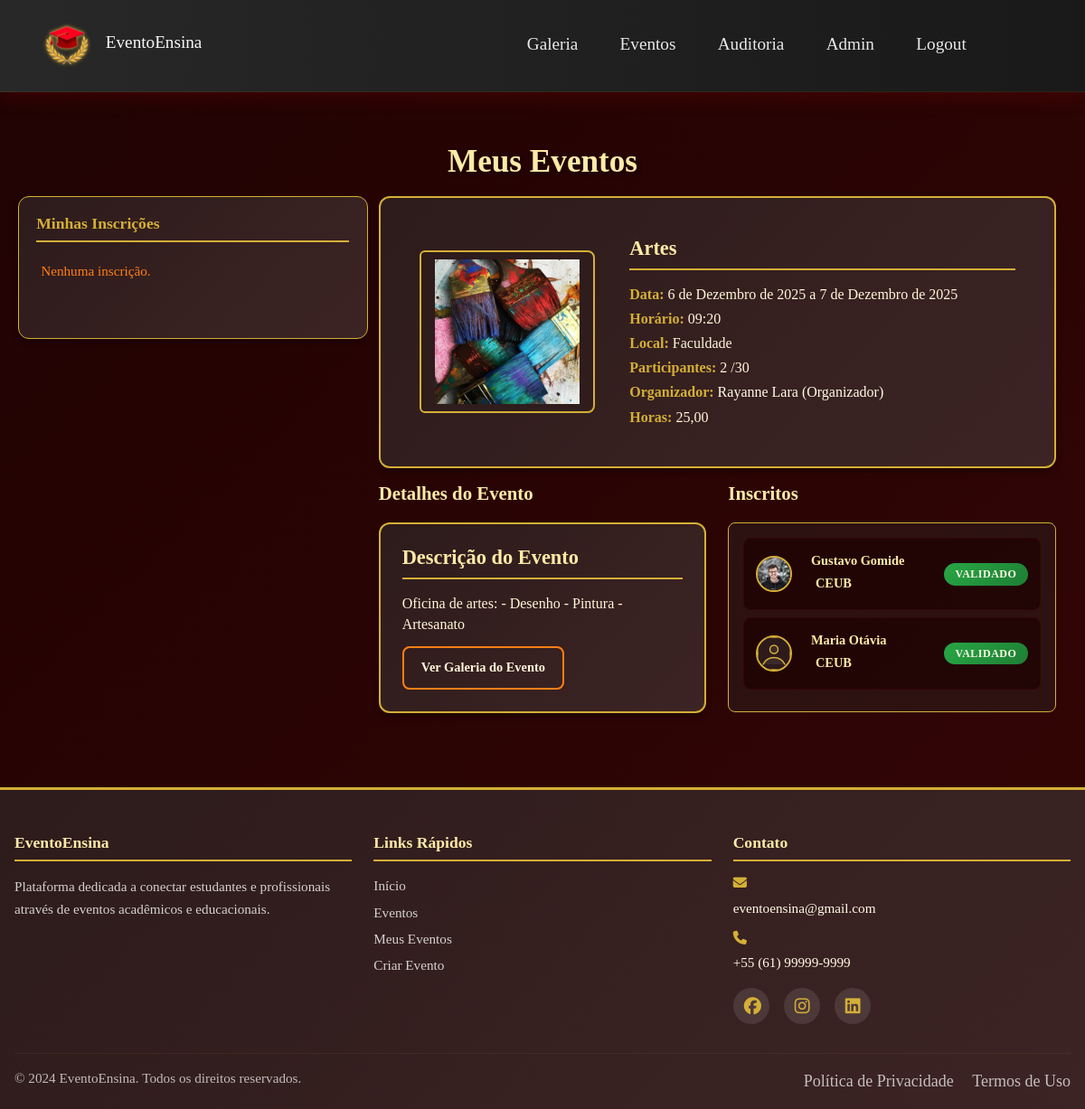
Page /eventos/meus/?evento=32 (signed in) on the committed database.
### eventos/models.py (models this page shows, shortened)
class Evento(models.Model):
    MODALIDADES = [
        ('online', 'Online'),
        ('presencial', 'Presencial'),
        ('hibrido', 'Híbrido'),
    ]
    titulo = models.CharField(max_length=200)
    tipo = models.ForeignKey(TipoEvento, on_delete=models.CASCADE)
    modalidade = models.CharField(max_length=10, choices=MODALIDADES)
    data_inicio = models.DateField()
    data_fim = models.DateField()
    horario = models.TimeField()
    local = models.CharField(max_length=200, blank=True, null=True)
    link = models.URLField(blank=True, null=True)
    quantidade_participantes = models.PositiveIntegerField(null=True, blank=True)
    sem_limites = models.BooleanField(default=False)
    organizador = models.CharField(max_length=200, null=True, blank=True)
    criador = dj_models.ForeignKey(
        'usuarios.Usuario',
        on_delete=dj_models.SET_NULL,
        null=True,
        blank=True,
        related_name='eventos_criados'
    )
    def evento_thumb_upload_to(instance, filename):
        """
        Define o caminho da imagem principal (thumb) do evento.
        Sempre substitui a anterior com nome fixo 'thumb.ext'.
        """
        date_str = instance.data_inicio.strftime('%Y_%m_%d') if instance.data_inicio else 'sem_data'
        slug = slugify(instance.titulo)
        ext = os.path.splitext(filename)[1]
        return f'eventos/{date_str}_{slug}/thumb{ext}'
    thumb = models.ImageField(upload_to=evento_thumb_upload_to, blank=True, null=True)
    descricao = models.TextField(blank=True, null=True)
    horas = models.DecimalField(max_digits=5, decimal_places=2, null=True, blank=True)
    gallery_slug = models.CharField(max_length=255, blank=True, null=True)
    finalizado = models.BooleanField(default=False)

class InscricaoEvento(models.Model):
    evento = models.ForeignKey(Evento, on_delete=models.CASCADE)
    inscrito = dj_models.ForeignKey('usuarios.Usuario', on_delete=dj_models.CASCADE)
    is_validated = models.BooleanField(default=False)
    data_inscricao = models.DateTimeField(auto_now_add=True)

### usuarios/models.py (models this page shows, shortened)
class Usuario(models.Model):
    nome = models.CharField(max_length=150)
    telefone = models.CharField(max_length=32, blank=True, null=True)
    instituicao = models.ForeignKey(Instituicao, on_delete=models.SET_NULL, null=True, blank=True)
    tipo = models.ForeignKey(TipoUsuario, on_delete=models.CASCADE)
    nome_usuario = models.CharField(max_length=50, unique=True)
    email = models.EmailField(blank=True, null=True)
    senha = models.CharField(max_length=128, blank=True, null=True)
    user = models.OneToOneField(settings.AUTH_USER_MODEL, on_delete=models.SET_NULL, null=True, blank=True, related_name='profile')
    base_dir = models.CharField(max_length=255, blank=True, null=True)
    def __str__(self):
        return f"{self.nome} ({self.tipo.tipo})"

class TipoUsuario(models.Model):
    tipo = models.CharField(max_length=50, unique=True)

class Perfil(models.Model):
    usuario = models.OneToOneField(Usuario, on_delete=models.CASCADE)
    foto = models.ImageField(upload_to=user_directory_path, blank=True, null=True)
    biografia = models.TextField(blank=True, null=True)
    mostrar_email = models.BooleanField(default=False)
    mostrar_telefone = models.BooleanField(default=False)

class Instituicao(models.Model):
    nome = models.CharField(max_length=150)
    cidade = models.CharField(max_length=100, blank=True, null=True)
    estado = models.CharField(max_length=50, blank=True, null=True)
    pais = models.CharField(max_length=50, default='Brasil')
    email = models.EmailField(blank=True, null=True)
    telefone = models.CharField(max_length=25, blank=True, null=True)

### eventos/views.py (the view, shortened to what this page needs)
# urls.py: path('meus/', views.meus_eventos, name='meus_eventos'),
@login_required
def meus_eventos(request):
    usuario = get_current_usuario(request)  # pega usuário completo
    if not usuario:
        messages.error(request, "Usuário não encontrado.")
        return redirect('main')
    is_organizador = usuario.tipo.tipo in ['Professor', 'Organizador', 'Funcionario'] if usuario.tipo else False
    eventos = []
    inscricoes = []
    evento_selecionado = None
    form = None
    inscritos = None
    usuario_inscrito_no_evento = None
    inscricoes = usuario.inscricaoevento_set.select_related('evento').order_by('-data_inscricao')
    evento_id = request.GET.get('evento')
    if evento_id:
        try:
            evento_selecionado = Evento.objects.get(pk=int(evento_id))
            inscritos = evento_selecionado.inscricaoevento_set.select_related('inscrito', 'evento')
            usuario_inscrito_no_evento = inscricoes.filter(evento__id=evento_selecionado.id).first()
        except Evento.DoesNotExist:
            evento_selecionado = None
    return render(request, 'eventos/meus_eventos.html', {
        'inscricoes': inscricoes,
        'evento_selecionado': evento_selecionado,
        'inscritos': inscritos,
        'usuario': usuario,
        'nav_items': nav_items,
        'is_organizador': False,
        'usuario_inscrito_no_evento': usuario_inscrito_no_evento,
        'form': None
    })

### eventos/templates/eventos/meus_eventos.html (shortened to what this page needs)
{% extends 'base/base.html' %}
{% load static %}
{% block extra_css %}
<link rel="stylesheet" href="{% static 'css/meus_eventos.css' %}">
{% endblock %}
{% block content %}
<div class="container mt-4">
    <h1 class="mb-3">Meus Eventos</h1>
    <div class="row">
        <div class="col-12 col-md-4 mb-4">
            <h5>Minhas Inscrições</h5>
            <div class="list-group">
                {% if inscricoes %}
                {% for ins in inscricoes %}
                <a href="?evento={{ ins.evento.id }}"
                   class="list-group-item list-group-item-action {% if evento_selecionado and evento_selecionado.id == ins.evento.id %}active{% endif %}">
                    <div class="d-flex align-items-center">
                        {% if ins.evento.thumb %}
                        <img src="{{ ins.evento.thumb.url }}" alt="{{ ins.evento.titulo }}" class="me-2" style="width:50px;height:50px;">
                        {% else %}
                        <img src="{% static 'favicon.png' %}" alt="placeholder" class="me-2" style="width:50px;height:50px;">
                        {% endif %}
                        <div class="flex-grow-1">
                            <div class="d-flex justify-content-between">
                                <h6 class="mb-1">{{ ins.evento.titulo }}</h6>
                                <small class="text-muted">{{ ins.evento.data_inicio }}</small>
                            </div>
                            <p class="mb-0 small">{{ ins.evento.local|default:"Online" }}</p>
                        </div>
                    </div>
                </a>
                {% endfor %}
                {% else %}
                <p class="text-muted">Nenhuma inscrição.</p>
                {% endif %}
            </div>
        </div>
        <div class="col-12 col-md-8">
            {% if evento_selecionado %}
            <div class="card mb-3">
                <div class="row g-0">
                    <div class="col-12 col-sm-4">
                        {% if evento_selecionado.thumb %}
                        <img src="{{ evento_selecionado.thumb.url }}" class="img-fluid rounded-start" alt="{{ evento_selecionado.titulo }}">
                        {% else %}
                        <img src="{% static 'favicon.png' %}" class="img-fluid rounded-start" alt="placeholder">
                        {% endif %}
                    </div>
                    <div class="col-12 col-sm-8">
                        <div class="card-body">
                            <h5 class="card-title">{{ evento_selecionado.titulo }}</h5>
                            <p class="card-text"><strong>Data:</strong> {{ evento_selecionado.data_inicio }}{% if evento_selecionado.data_fim %} a {{ evento_selecionado.data_fim }}{% endif %}</p>
                            <p class="card-text"><strong>Horário:</strong> {{ evento_selecionado.horario }}</p>
                            <p class="card-text"><strong>Local:</strong> {{ evento_selecionado.local }}</p>
                            <p class="card-text">
                                <strong>Participantes:</strong>
                                {{ evento_selecionado.inscricaoevento_set.count }}
                                {% if not evento_selecionado.sem_limites and evento_selecionado.quantidade_participantes %}
                                /{{ evento_selecionado.quantidade_participantes }}
                                {% endif %}
                            </p>
                            <p class="card-text"><strong>Organizador:</strong> <a href="{% url 'perfil_publico' evento_selecionado.organizador %}" target="_blank">{{ evento_selecionado.criador }}</a></p>
                            <p class="card-text"><strong>Horas:</strong> {{ evento_selecionado.horas }}</p>
                        </div>
                    </div>
                </div>
            </div>
            <div class="row">
                <div class="col-12 col-md-6 mb-3">
                    {% if is_organizador and evento_selecionado.criador == usuario %}
                    <h4>Editar Evento</h4>
                    {% if form %}
                    <form method="post" enctype="multipart/form-data" class="form-evento">
                    {% csrf_token %}
                    <input type="hidden" name="edited_evento" value="{{ evento_selecionado.id }}">
                    <div class="form-group">
                        <label for="{{ form.titulo.id_for_label }}">Título do evento</label>
                        {{ form.titulo }}
                    </div>
                    <div class="form-group">
                        <label for="{{ form.tipo.id_for_label }}">Tipo de evento</label>
                        {{ form.tipo }}
                    </div>
                    <div class="form-group">
                        <label for="{{ form.modalidade.id_for_label }}">Modalidade</label>
                        {{ form.modalidade }}
                    </div>
                    <div class="form-row">
                        <div class="form-group">
                        <label for="{{ form.data_inicio.id_for_label }}">Data de início</label>
                        {{ form.data_inicio }}
                        </div>
                        <div class="form-group">
                        <label for="{{ form.data_fim.id_for_label }}">Data de término</label>
                        {{ form.data_fim }}
                        </div>
                        <div class="form-group">
                        <label for="{{ form.horario.id_for_label }}">Horário</label>
                        {{ form.horario }}
                        </div>
                    </div>
                    <div class="form-row">
                        <div class="form-group">
                        <label for="{{ form.local.id_for_label }}">Local</label>
                        {{ form.local }}
                        </div>
                        <div class="form-group">
                        <label for="{{ form.link.id_for_label }}">Link (caso online)</label>
                        {{ form.link }}
                        </div>
                    </div>
                    <div class="form-row">
                        <div class="form-group">
                        <label for="{{ form.quantidade_participantes.id_for_label }}">Qtd. de Participantes</label>
                        {{ form.quantidade_participantes }}
                        </div>
                        <div class="form-check">
                        <label for="{{ form.sem_limites.id_for_label }}">Sem limites de participantes</label>
                        {{ form.sem_limites }}
                        </div>
                        <div class="form-group">
                        <label for="{{ form.horas.id_for_label }}">Horas complementares</label>
                        {{ form.horas }}
                        </div>
                    </div>
                    <div class="form-group">
                        <label for="{{ form.descricao.id_for_label }}">Descrição</label>
                        {{ form.descricao }}
                    </div>
                    <div class="form-group thumb-field">
                        <label for="{{ form.thumb.id_for_label }}">Imagem do evento</label>
                        {{ form.thumb }}
                    </div>
                    <div class="form-actions">
                        <button type="submit" class="btn-submit">Salvar</button>
                    </div>
                    </form>
                    {% else %}
                    <p class="text-muted">Não é possível editar este evento.</p>
                    {% endif %}
                    {% else %}
                    <h4>Detalhes do Evento</h4>
                    <div class="card mt-3">
                        <div class="card-body">
                            <h5 class="card-title">Descrição do Evento</h5>
                            <p class="card-text">{{ evento_selecionado.descricao|default:"Nenhuma descrição disponível." }}</p>
                            <a href="{% url 'galeria_evento' evento_selecionado.id %}" class="btn btn-outline-gold mt-2">Ver Galeria do Evento</a>
                        </div>
                    </div>
                    {% endif %}
                </div>
                <div class="col-12 col-md-6">
                    <h4>Inscritos</h4>
                    {% if inscritos %}
                    <ul class="list-unstyled">
                        {% for ins in inscritos %}
                        <li class="d-flex align-items-center mb-2">
                            {% if ins.inscrito.perfil.foto %}
                            <img src="{{ ins.inscrito.perfil.foto.url }}" class="me-2" style="width:40px;height:40px;">
                            {% else %}
                            <img src="{% static 'images/unknown.svg' %}" class="me-2" style="width:40px;height:40px;">
                            {% endif %}
                            <div class="flex-grow-1">
                                <a href="{% url 'perfil_publico' ins.inscrito.nome_usuario %}" target="_blank">{{ ins.inscrito.nome }}</a>
                                <div class="small text-muted">
                                    {% if ins.inscrito.instituicao %}
                                    <a href="{% url 'instituicao_publica' ins.inscrito.instituicao.id %}" target="_blank">{{ ins.inscrito.instituicao.nome }}</a>
                                    {% else %}-{% endif %}
                                </div>
                            </div>
                            <div>
                                {% if ins.is_validated %}
                                <span class="badge bg-success">Validado</span>
                                {% else %}
                                <span class="badge bg-secondary">Pendente</span>
                                {% endif %}
                            </div>
                        </li>
                        {% endfor %}
                    </ul>
                    {% else %}
                    <p class="text-muted">Nenhum inscrito ainda.</p>
                    {% endif %}
                </div>
            </div>
            {% else %}
            <p class="text-muted">Selecione um evento na lista à esquerda para ver detalhes.</p>
            {% endif %}
        </div>
    </div>
</div>
{% endblock %}

### rows in the picture
Evento: thumb (picture), titulo "Artes", data_inicio "6 de Dezembro de 2025", data_fim "7 de Dezembro de 2025", horario "09:20", local "Faculdade", inscricaoevento_set.count "2", quantidade_participantes "30", criador "Rayanne Lara (Organizador)", horas "25,00", descricao "Oficina de artes: - Desenho - Pintura - Artesanato"
InscricaoEvento: inscrito.perfil.foto (picture), inscrito.nome "Gustavo Gomide", inscrito.instituicao.nome "CEUB", is_validated "VALIDADO"
InscricaoEvento: inscrito.nome "Maria Otávia", inscrito.instituicao.nome "CEUB", is_validated "VALIDADO"

### other values in the picture
{{ item.label }} "Galeria" "Eventos" "Auditoria" "Admin" "Logout"
